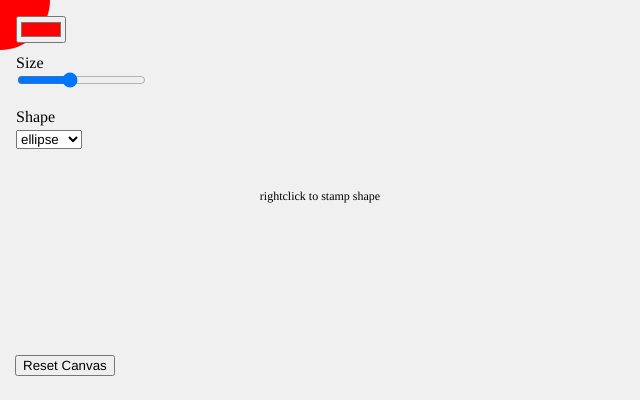
Frame 1 (no input)
Frame 60 (no input): identical to frame 1, image omitted
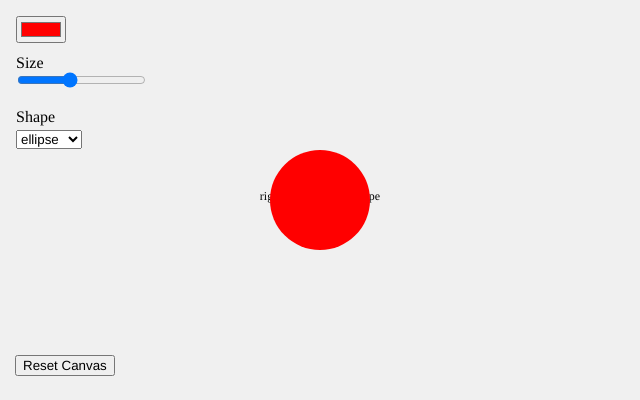
Frame 120 (the mouse pressed at the canvas centre since frame 60)

The p5.js sketch that drew these frames (run headless with seeded random() and noise() and a simulated clock; from frame 60 on, the mouse is pressed at the canvas centre):

// p5.js sketch
// ── sketch.js
let sizeSlider, shapeSelect, colorPicker, resetButton;
let colorHistory = [];
let sizeHistory = [];
let shapeHistory = [];
let xHistory = [];
let yHistory = [];
let s;
let showtext = true



function setup() {
  createCanvas(640, 400);
  noStroke();
  textFont("Helvetica, Arial, sans-serif");
  
  

  // starting color
  shapeColor = color(random(255), random(255), random(255));

  colorPicker = createColorPicker("red")
  colorPicker.position(16, 16)
  

  // Slider: controls size
  createP("Size").position(0, 50).style("margin", "4px 0 0 16px");
  sizeSlider = createSlider(20, 220, 100, 1);
  sizeSlider.position(15, 70);

  // Dropdown: choose shape
  createP("Shape").position(0, 100).style("margin", "8px 0 0 16px");
  shapeSelect = createSelect();
  shapeSelect.position(16, 130);
  shapeSelect.option("ellipse");
  shapeSelect.option("rect");
  shapeSelect.option("triangle");

  //reset canvas button
  resetButton = createButton("Reset Canvas")
  resetButton.position(15,height - 45)
  resetButton.mousePressed(resetCanvas)

  function resetCanvas(){
    colorHistory = []
    shapeHistory = []
    sizeHistory = []
    xHistory = []
    yHistory = []
  }

 
 }


function draw() {
  background(240);
  
  //prompt to right click

  if (showtext === true) {
    textAlign(CENTER)
    textSize(12)
    text('rightclick to stamp shape',width/2,height/2,);
  }

  //stamp function
  function stampImage() {
    colorHistory.push(colorPicker.color())
    shapeHistory.push(shapeSelect.value())
    sizeHistory.push(s)
    xHistory.push(mouseX)
    yHistory.push(mouseY)
    
  }

  //rightclick to stamp, remove text prompt
  if (mouseIsPressed === true)  {
    if (mouseButton === RIGHT){
      showtext = false
      stampImage();
    }
  }

  if(colorHistory.length >= 1 && sizeHistory.length >= 1 && shapeHistory.length >= 1 && xHistory.length >= 1 && yHistory.length >= 1) {
  for (let i = 0; i < colorHistory.length; i++) {
  
    push();
      fill(colorHistory[i]);
      let x = xHistory[i];
      let y = yHistory[i];
      let szH = sizeHistory[i];
      let shpH = shapeHistory[i];
      
      
     if (shpH === "ellipse") {
      ellipse(x, y, szH, szH);
     } else if (shpH === "rect") {
      rectMode(CENTER);
      rect(x, y, szH, szH);
    } else if (shpH === "triangle") {
      // Note: for triangle, you'll want to translate to x, y first
      push();
        translate(x, y);
        triangle(-szH * 0.6, szH * 0.5, 0, -szH * 0.6, szH * 0.6, szH * 0.5);
      pop();
    }
    pop();
  }
}

  push();

  //changesize
  s = sizeSlider.value();

  //colorpick to change color
  fill(colorPicker.color());

  // draw chosen shape
  let choice = shapeSelect.value();

  if (choice === "ellipse") {
    ellipse(mouseX, mouseY, s, s);
  } else if (choice === "rect") {
    rectMode(CENTER);
    rect(mouseX, mouseY, s, s);
  } else if (choice === "triangle") {
    push();
    translate(mouseX, mouseY);
    triangle(-s * 0.6, s * 0.5, 0, -s * 0.6, s * 0.6, s * 0.5);
    pop();
  }
  pop();

//disable contextmenu (did a quick google search)
  document.oncontextmenu = function() {
    return false;
  }
 

}
